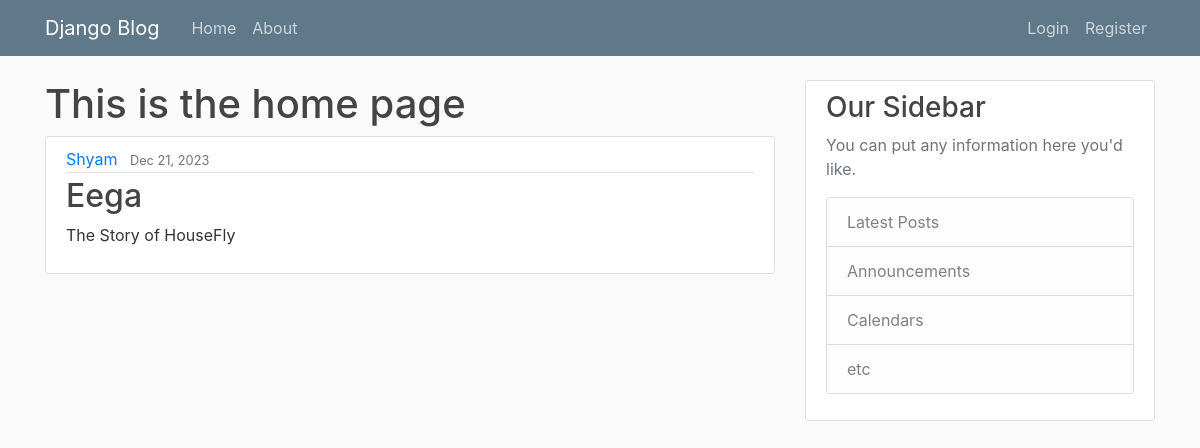
/, run on an earlier commit of the app's database.
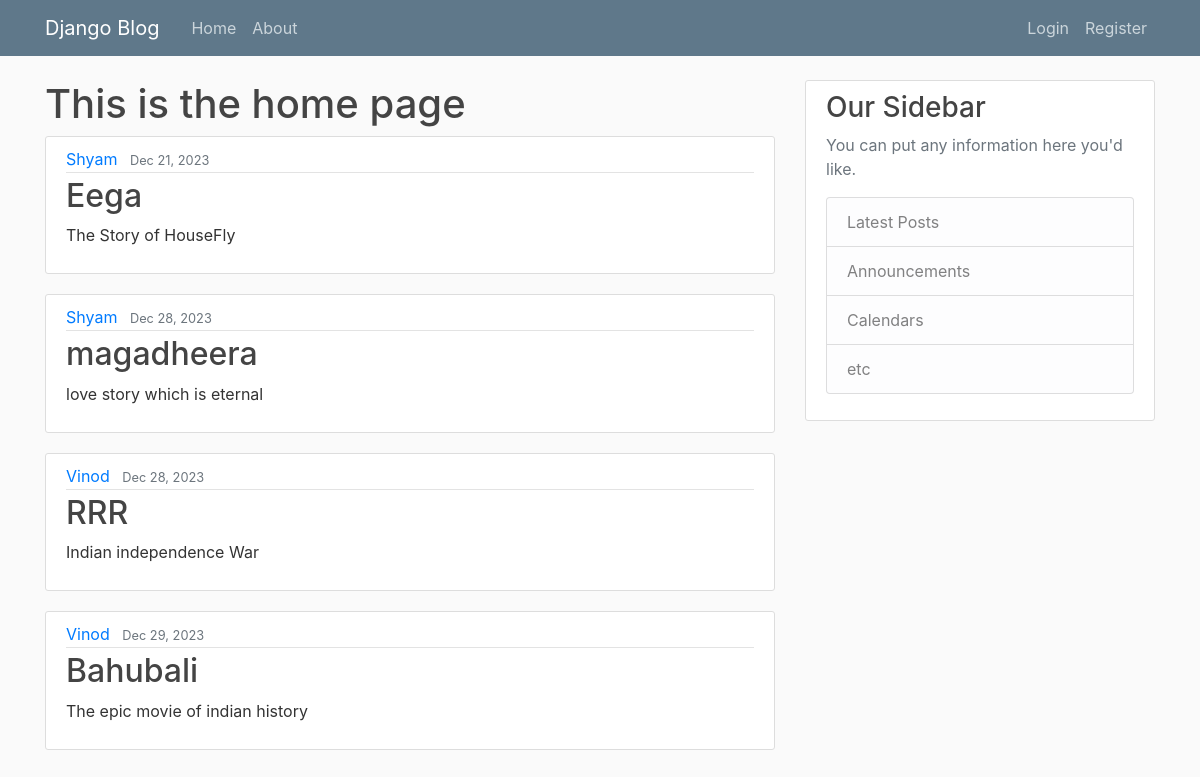
And on a later commit of the database.
### blog/models.py (models this page shows, shortened)
class Post(models.Model):
    title = models.CharField(max_length=100)
    content = models.TextField()
    date_posted = models.DateTimeField(default=timezone.now)
    author = models.ForeignKey(User, on_delete=models.CASCADE)

### blog/views.py (the view)
# urls.py: path('',views.home, name='blog_home'),
def home(request):
    context = {
        'posts':Post.objects.all()
    }
    return render(request,'blog/home.html',context)

### blog/templates/blog/home.html
{% extends "blog/base.html" %}
{% block content %}
    <h1>This is the home page</h1>
    {% for post in posts %}
        <article class="media content-section">
            <div class="media-body">
              <div class="article-metadata">
                <a class="mr-2" href="#">{{ post.author }}</a>
                <small class="text-muted">{{ post.date_posted| date:"M d, Y" }}</small>
              </div>
              <h2><a class="article-title" href="#">{{ post.title }}</a></h2>
              <p class="article-content">{{ post.content }}</p>
            </div>
          </article>
    {% endfor %}
{% endblock %}

### blog/templates/blog/base.html (shortened to what this page needs)
{% load static %}
<!DOCTYPE html>
<html lang="en">
<head>
    <link rel="stylesheet" href="https://cdn.jsdelivr.net/npm/bootstrap@4.3.1/dist/css/bootstrap.min.css">
    <link rel="stylesheet" href="{% static 'blog/main.css' %}">
</head>
<body>
    <header class="site-header">
        <nav class="navbar navbar-expand-md navbar-dark bg-steel fixed-top">
          <div class="container">
            <a class="navbar-brand mr-4" href="/">Django Blog</a>
            <div class="collapse navbar-collapse" id="navbarToggle">
              <div class="navbar-nav mr-auto">
                <a class="nav-item nav-link" href="/">Home</a>
                <a class="nav-item nav-link" href="/about">About</a>
              </div>
              <div class="navbar-nav">
                <a class="nav-item nav-link" href="#">Login</a>
                <a class="nav-item nav-link" href="#">Register</a>
              </div>
            </div>
          </div>
        </nav>
      </header>
    <main role="main" class="container">
        <div class="row">
          <div class="col-md-8">
            {% block content %}{% endblock %}
          </div>
          <div class="col-md-4">
            <div class="content-section">
              <h3>Our Sidebar</h3>
              <p class='text-muted'>You can put any information here you'd like.
                <ul class="list-group">
                  <li class="list-group-item list-group-item-light">Latest Posts</li>
                  <li class="list-group-item list-group-item-light">Announcements</li>
                  <li class="list-group-item list-group-item-light">Calendars</li>
                  <li class="list-group-item list-group-item-light">etc</li>
                </ul>
              </p>
            </div>
          </div>
        </div>
      </main>
</body>
</html>

### blog/static/blog/main.css (style rules this page uses)
body { background: #fafafa; color: #333333; margin-top: 5rem; }
h1, h2, h3, h4, h5, h6 { color: #444444; }
ul { margin: 0; }
.bg-steel { background-color: #5f788a; }
.site-header .navbar-nav .nav-link { color: #cbd5db; }
.content-section { background: #ffffff; padding: 10px 20px; border: 1px solid #dddddd; border-radius: 3px; margin-bottom: 20px; }
.article-title { color: #444444; }
.article-content { white-space: pre-line; }
.article-metadata { padding-bottom: 1px; margin-bottom: 4px; border-bottom: 1px solid #e3e3e3 }

What changed in the data, as far as the page shows it:
added Post: author "Shyam", date_posted "Dec 28, 2023", title "magadheera", content "love story which is eternal"
added Post: author "Vinod", date_posted "Dec 28, 2023", title "RRR", content "Indian independence War"
added Post: author "Vinod", date_posted "Dec 29, 2023", title "Bahubali", content "The epic movie of indian history"
